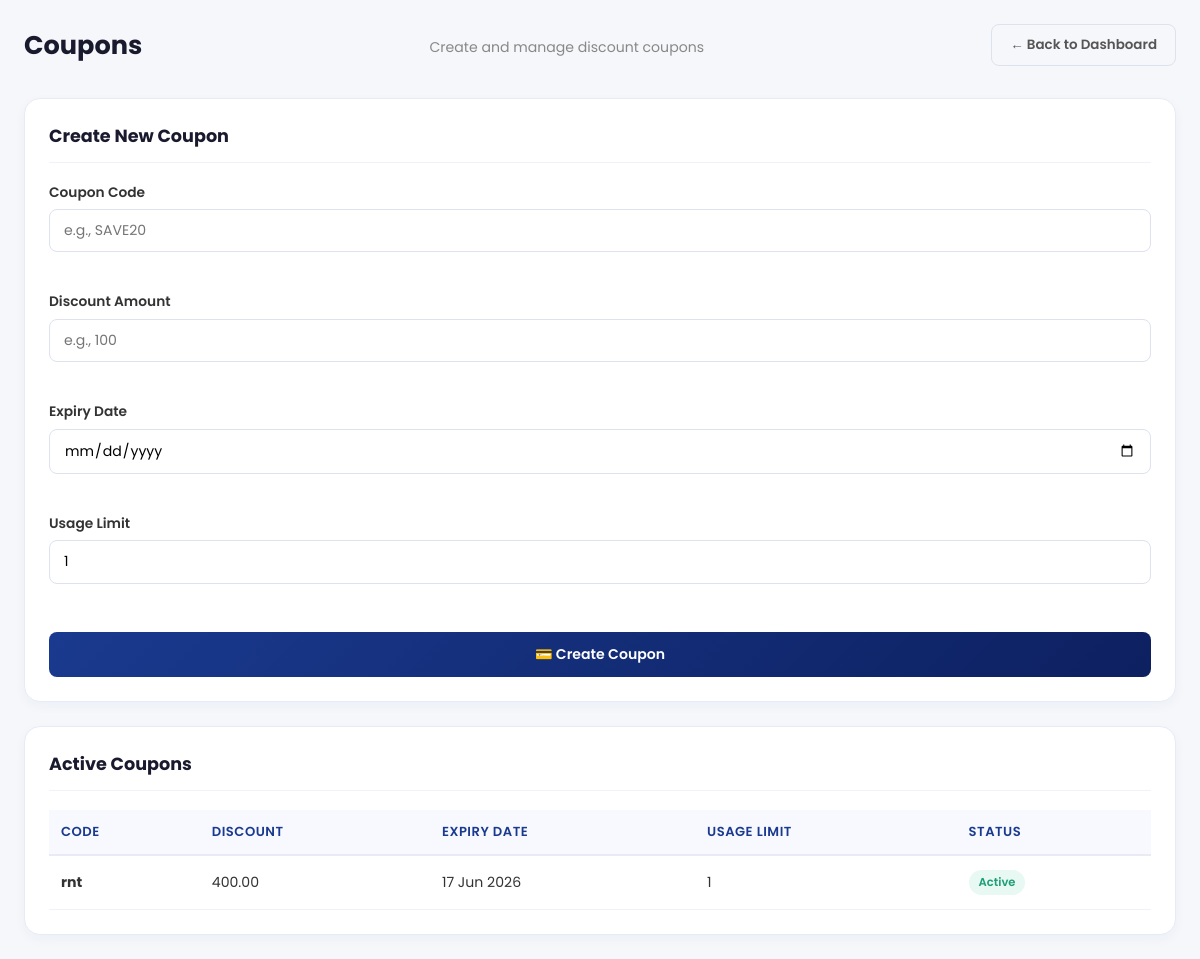
Page /coupon_list (signed in) on the committed database.
### myapp/models.py (models this page shows, shortened)
class Coupon(models.Model):
    code = models.CharField(max_length=50, unique=True, verbose_name="Coupon Code")
    amount = models.DecimalField(
        max_digits=10,
        decimal_places=2,
        verbose_name="Discount Amount"
    )
    expiry_date = models.DateField(verbose_name="Expiry Date")
    usage_limit = models.PositiveIntegerField(
        default=1,
        verbose_name="Usage Limit"
    )
    times_used = models.PositiveIntegerField(default=0, editable=False)
    is_active = models.BooleanField(default=True, editable=False)
    created_at = models.DateTimeField(auto_now_add=True)
    class Meta:
        ordering = ['-created_at']
        verbose_name = "Coupon"
        verbose_name_plural = "Coupons"

### myapp/views.py (the view)
# urls.py: path('coupon_list', views.coupon_list, name='coupon_list'),
@login_required
def coupon_list(request):
    coupons = Coupon.objects.all()
    if request.method == 'POST':
        form = CouponForm(request.POST)
        if form.is_valid():
            coupon = form.save()
            messages.success(
                request,
                f"Coupon '{coupon.code}' created successfully!"
            )
            return redirect('coupon_list')
        else:
            messages.error(request, "Please correct the errors below.")
    else:
        form = CouponForm()
    context = {
        'coupons': coupons,
        'form': form,
    }
    return render(request, 'coupon.html', context)

### myapp/forms.py
class CouponForm(forms.ModelForm):
    class Meta:
        model = Coupon
        fields = ['code', 'amount', 'expiry_date', 'usage_limit']
        widgets = {
            'code': forms.TextInput(attrs={
                'placeholder': 'e.g., SAVE20',
                'class': 'form-input',
                'required': 'required'
            }),
            'amount': forms.NumberInput(attrs={
                'placeholder': 'e.g., 100',
                'class': 'form-input',
                'min': '0',
                'step': '0.01',
                'required': 'required'
            }),
            'expiry_date': forms.DateInput(attrs={
                'type': 'date',
                'class': 'form-input',
                'required': 'required'
            }),
            'usage_limit': forms.NumberInput(attrs={
                'placeholder': 'e.g., 10',
                'class': 'form-input',
                'min': '1',
                'required': 'required'
            }),
        }
        labels = {
            'code': 'Coupon Code',
            'amount': 'Discount Amount',
            'expiry_date': 'Expiry Date',
            'usage_limit': 'Usage Limit',
        }

### myapp/context_processors.py (called while the page is built)
def site_settings(request):
    settings = NavbarSetting.objects.first()
    return {
        'site_settings': settings
    }

### myapp/templates/coupon.html (shortened to what this page needs)
{% extends "admin_dashboard.html" %}
{% block content1 %}
<div class="coupon-page">
  <div class="coupon-container">
    <div class="coupon-header">
      <h1>Coupons</h1>
      <p>Create and manage discount coupons</p>
      <a href="{% url 'dashboard' %}" class="btn btn-secondary">← Back to Dashboard</a>
    </div>
    <div class="coupon-card">
      <div class="coupon-card-head">
        <h2>Create New Coupon</h2>
      </div>
      <form method="post" novalidate class="coupon-form">
        <div class="coupon-group">
          <label for="{{ form.code.id_for_label }}">Coupon Code</label>
          {{ form.code }}
          <div class="coupon-error">{{ form.code.errors }}</div>
        </div>
        <div class="coupon-group">
          <label for="{{ form.amount.id_for_label }}">Discount Amount</label>
          {{ form.amount }}
          <div class="coupon-error">{{ form.amount.errors }}</div>
        </div>
        <div class="coupon-group">
          <label for="{{ form.expiry_date.id_for_label }}">Expiry Date</label>
          {{ form.expiry_date }}
          <div class="coupon-error">{{ form.expiry_date.errors }}</div>
        </div>
        <div class="coupon-group">
          <label for="{{ form.usage_limit.id_for_label }}">Usage Limit</label>
          {{ form.usage_limit }}
          <div class="coupon-error">{{ form.usage_limit.errors }}</div>
        </div>
        <button type="submit" class="coupon-btn btn btn-primary">💳 Create Coupon</button>
      </form>
    </div>
    <div class="coupon-card">
      <div class="coupon-card-head">
        <h2>Active Coupons</h2>
      </div>
      <div class="coupon-table-wrap">
        <table class="data-table coupon-table">
          <thead>
            <tr>
              <th>Code</th>
              <th>Discount</th>
              <th>Expiry Date</th>
              <th>Usage Limit</th>
              <th>Status</th>
            </tr>
          </thead>
          <tbody>
            {% for coupon in coupons %}
            <tr>
              <td><strong>{{ coupon.code }}</strong></td>
              <td>{{ coupon.amount }}</td>
              <td>{{ coupon.expiry_date|date:"d M Y" }}</td>
              <td>{{ coupon.usage_limit }}</td>
              <td>
                {% if coupon.is_active %}
                  <span class="badge badge-success">Active</span>
                {% else %}
                  <span class="badge badge-danger">Expired/Inactive</span>
                {% endif %}
              </td>
            </tr>
            {% empty %}
            <tr>
              <td colspan="5" class="coupon-empty">No coupons found.</td>
            </tr>
            {% endfor %}
          </tbody>
        </table>
      </div>
    </div>
  </div>
</div>
{% endblock content1 %}

### staticfiles/css/admin_dashboard.css (style rules this page uses)
* { margin:0;padding:0;box-sizing:border-box }
html { scroll-behavior:smooth }
body { font-family:'Poppins',sans-serif; background:#f5f7fa; color:#222; overflow-x:hidden; line-height:1.5; min-height:100vh; }
button,input { font:inherit }
a { text-decoration:none }
:root { --primary:#1a3a8f; --primary-dark:#0d2060; --gold:#e8b400; --border:#e8eaf0; --soft-border:#dde2ee; --text:#222; --muted:#666; --bg:#f5f7fa; --white:#fff; --success:#1d9e75; --danger:#e84444; --nav-h:60px; --container:1200px; }
.btn { display:inline-flex; align-items:center; justify-content:center; gap:8px; padding:10px 18px; border-radius:8px; font-size:0.84rem; font-weight:600; transition:all .2s; cursor:pointer; border:none; font-family:'Poppins',sans-serif; white-space:nowrap; }
.btn-primary { background:linear-gradient(135deg,#1a3a8f,#0d2060); color:#fff; }
.btn-secondary { background:#f5f7fa; color:#555; border:1.5px solid #dde2ee; }
.data-table { width:100%; border-collapse:collapse; font-size:0.88rem; }
.data-table thead { background:#f8f9ff; border-bottom:2px solid #e7ebf5; }
.data-table th { padding:12px; text-align:left; font-weight:600; color:#1a3a8f; font-size:0.82rem; text-transform:uppercase; letter-spacing:0.5px; }
.data-table td { padding:14px 12px; border-bottom:1px solid #f0f2f8; color:#333; }
.badge { display:inline-flex; align-items:center; padding:4px 10px; border-radius:20px; font-size:0.72rem; font-weight:600; white-space:nowrap; }
.badge-success { background:#e8f8f3; color:#1d9e75; }
.form-input, .form-select, .form-textarea { width:100%; padding:10px 14px; border:1.5px solid #dde2ee; border-radius:8px; font-size:0.88rem; font-family:'Poppins',sans-serif; transition:border-color .2s; background:#fff; }

### myapp/templates/coupon.html (style rules this page uses)
.coupon-page { padding: 1.5rem; max-width: 1200px; margin: 0 auto; }
.coupon-container { display: flex; flex-direction: column; gap: 1.5rem; }
.coupon-header { display: flex; align-items: center; justify-content: space-between; flex-wrap: wrap; gap: 1rem; margin-bottom: 0.5rem; }
.coupon-header h1 { font-size: 1.6rem; font-weight: 700; color: #1a1a2e; margin: 0; }
.coupon-header p { font-size: 0.88rem; color: #888; margin: 0.3rem 0 0 0; }
.coupon-card { background: #fff; border: 1px solid #e7ebf5; border-radius: 16px; padding: 1.5rem; box-shadow: 0 4px 12px rgba(26,58,143,0.04); }
.coupon-card-head { margin-bottom: 1.2rem; padding-bottom: 0.8rem; border-bottom: 1px solid #f0f2f8; }
.coupon-card-head h2 { font-size: 1.1rem; font-weight: 700; color: #1a1a2e; margin: 0; }
.coupon-form { display: flex; flex-direction: column; gap: 1rem; }
.coupon-group { display: flex; flex-direction: column; gap: 6px; }
.coupon-group label { font-size: 0.86rem; font-weight: 600; color: #333; }
.coupon-group input, .coupon-group textarea, .coupon-group select { width: 100%; padding: 10px 14px; border: 1.5px solid #dde2ee; border-radius: 8px; font-size: 0.88rem; font-family: 'Poppins', sans-serif; transition: border-color .2s, background .2s; background: #fff; }
.coupon-group input[type="date"] { cursor: pointer; }
.coupon-error { color: #e84444; font-size: 0.8rem; margin-top: 4px; min-height: 14px; }
.coupon-btn { display: inline-flex; align-items: center; justify-content: center; gap: 8px; padding: 12px 24px; border-radius: 8px; font-size: 0.88rem; font-weight: 600; transition: all .2s; cursor: pointer; border: none; font-family: 'Poppins', sans-serif; background: linear-gradient(135deg, #1a3a8f, #0d2060); color: #fff; margin-top: 0.5rem; }
.coupon-table-wrap { overflow-x: auto; }
.coupon-table { width: 100%; font-size: 0.88rem; }
.coupon-table th { font-weight: 600; color: #1a3a8f; font-size: 0.82rem; text-transform: uppercase; letter-spacing: 0.5px; }
.coupon-table td { color: #333; vertical-align: middle; }

### rows in the picture
Coupon: code "rnt", amount "400.00", expiry_date "17 Jun 2026", usage_limit "1", is_active "Active"
